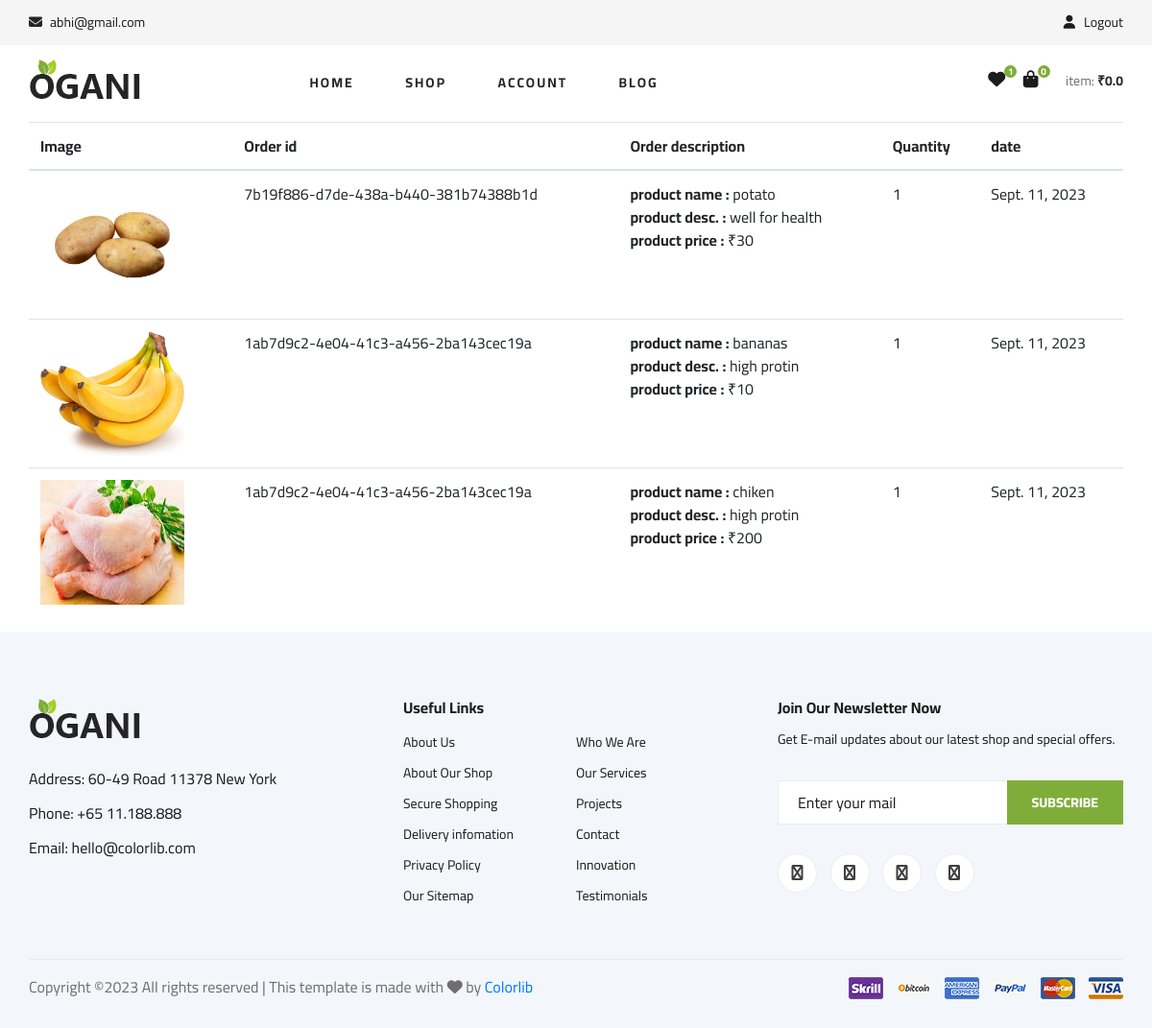
/order-history (signed in), run on the app's committed database.
### myapp/models.py (models this page shows, shortened)
class BaseModel(models.Model):
    uid=models.UUIDField(default=uuid.uuid4,unique=True,editable=False)
    created_at=models.DateField(auto_now_add=True)
    updated_at=models.DateField(auto_now=True)
    class Meta:
        abstract=True

class OrderItem(BaseModel):
    order=models.ForeignKey(Order,on_delete=models.CASCADE,related_name='order_items')
    products=models.ForeignKey(Products,models.CASCADE,related_name='products_name')
    quantity=models.IntegerField(default=1)

class Products(BaseModel):
    category=models.ForeignKey(Category,on_delete=models.CASCADE,related_name='products_category')
    product_name=models.CharField(max_length=100)
    product_title=models.CharField(max_length=100)
    product_slug=models.SlugField(unique=True,verbose_name='auto_slug_generated',blank=True)
    product_desc=models.CharField(max_length=200)
    product_price=models.IntegerField(default=0)
    product_qy=models.IntegerField(default=1)
    product_img=models.ImageField(upload_to='products')

class Order(BaseModel):
    user=models.ForeignKey(User,on_delete=models.CASCADE,related_name='cart_order',null=True)
    total_price=models.IntegerField(default=0)
    address=models.ForeignKey(Address,on_delete=models.SET_NULL,related_name='address_order',null=True)
    is_paid=models.BooleanField(default=False)
    order_date=models.DateField(auto_now_add=True)
    payment_id=models.CharField(max_length=100)

### myapp/views.py (the view)
# urls.py: path('order-history',orderhistoty,name='orderhistoty')
def orderhistoty(request):
    order_obj=Order.objects.filter(user=request.user)
    order_item_objs=OrderItem.objects.filter(order__in=order_obj)
    contex={
        'order_item_objs':order_item_objs
    }
    return render(request,'orderhistory.html',contex)

### myapp/models.py (called while the page is built)
    def total_cart(self):
        cart=Cart.objects.get(user=self.user)
        cart_item=CartItem.objects.filter(cart=cart)
        total_price=0
        for i in cart_item:
            total_price=total_price+i.product.product_price
            total_price=total_price*i.quantity
        return total_price

### myapp/templates/orderhistory.html
{% extends 'base.html' %}
{% block content %}
<div class="container">
    {% if order_item_objs %}
    <table class="table">
        <thead>
          <tr>
            <th scope="col">Image</th>
            <th scope="col">Order id</th>
            <th scope="col">Order description</th>
            <th scope="col">Quantity</th>
            <th scope="col">date</th>
          </tr>
        </thead>
        <tbody>
            {% for order_item_obj in order_item_objs %}
          <tr>
            <th><img src="{{order_item_obj.products.product_img.url}}" width="150px" height="130px"></th>
            <td>{{order_item_obj.order.uid}}</td>
            <td><b>product name :</b> {{order_item_obj.products.product_name}}
              <br><b>product desc. :</b> {{order_item_obj.products.product_desc}}<br>
              <b>product price :</b> ₹{{order_item_obj.products.product_price}}
            </td>
            <td>{{order_item_obj.quantity}}</td>
            <td>{{order_item_obj.order.order_date}}</td>
          </tr>
          {% endfor %}
        </tbody>
      </table>
      {% else %}
      <h2>NO records found, order any product to continue</h2>
      {% endif %}
</div>
{% endblock %}

### myapp/templates/base.html (shortened to what this page needs)
{% load static %}
<!DOCTYPE html>
<html lang="zxx">
<head>
    <link rel="stylesheet" href="{% static 'hi/css/bootstrap.min.css' %}" type="text/css">
    <link rel="stylesheet" href="{% static 'hi/css/font-awesome.min.css' %}" type="text/css">
    <link rel="stylesheet" href="{% static 'hi/css/elegant-icons.css' %}" type="text/css">
    <link rel="stylesheet" href="{% static 'hi/css/nice-select.css' %}" type="text/css">
    <link rel="stylesheet" href="{% static 'hi/css/jquery-ui.min.css' %}" type="text/css">
    <link rel="stylesheet" href="{% static 'hi/css/owl.carousel.min.css' %}" type="text/css">
    <link rel="stylesheet" href="{% static 'hi/css/slicknav.min.css' %}" type="text/css">
    <link rel="stylesheet" href="{% static 'hi/css/style.css' %}" type="text/css">
    <link rel="stylesheet" href="https://cdnjs.cloudflare.com/ajax/libs/font-awesome/6.4.2/css/all.min.css">
</head>
<body>
    <header class="header">
        <div class="header__top">
            <div class="container">
                <div class="row">
                    <div class="col-lg-6 col-md-6">
                        <div class="header__top__left">
                            {% if user.is_authenticated %}
                            <ul>
                                <li><i class="fa fa-envelope"></i> {{request.user.email}}</li>
                            </ul>
                            {% else %}
                            <ul>
                                <li><i class="fa fa-envelope"></i>guest@gmail.com</li>
                            </ul>
                            {% endif %}
                        </div>
                    </div>
                    <div class="col-lg-6 col-md-6">
                        <div class="header__top__right">
                           {% if not user.is_authenticated %}
                            <div class="header__top__right__auth">
                                <a href="{% url 'login' %}"><i class="fa fa-user"></i> Login</a>
                            </div>
                            <div class="header__top__right__auth" style="padding-left: 5px;">
                                <a href="{% url 'register' %}"><i class="fa fa-user"></i> Register</a>
                            </div>
                            {% else %}
                            <div class="header__top__right__auth">
                                <a href="{% url 'logout' %}"><i class="fa fa-user"></i> Logout</a>
                            </div>
                            {% endif %}
                        </div>
                    </div>
                </div>
            </div>
        </div>
        <div class="container">
            <div class="row">
                <div class="col-lg-3">
                    <div class="header__logo">
                        <a href="./index.html"><img src="{% static 'img/logo.png' %}" alt=""></a>
                    </div>
                </div>
                <div class="col-lg-6">
                    <nav class="header__menu">
                        {% with request.resolver_match.url_name as url_name %}
                        <ul>
                            <li class="{% if url_name == 'home' %}active{% endif %}"><a href="{% url 'home' %}">Home</a></li>
                            <li class="{% if url_name == 'shopping' %}active{% endif %}"><a href="{% url 'shopping' %}">Shop</a></li>
                            <li><a href="#">Account</a>
                            </li>
                            <li><a href="#">Blog</a></li>
                        </ul>
                        {% endwith %}
                    </nav>
                </div>
                <div class="col-lg-3">
                    <div class="header__cart">
                        <ul>
                            <li><a href="#"><i class="fa fa-heart"></i> <span>1</span></a></li>
                            <li><a href="{% url 'cart' %}"><i class="fa fa-shopping-bag"></i> <span>{% if request.user.cart_name.cart_item_name.count > 0 %}{{request.user.cart_name.cart_item_name.count}}{% else %}0{% endif %}</span></a></li>
                        </ul>
                        <div class="header__cart__price">item: <span>₹{% if request.user.cart_name.total_cart > 0 %}{{request.user.cart_name.total_cart}}{% else %}0.0{% endif %}</span></div>
                    </div>
                </div>
            </div>
        </div>
    </header>
    {% block content %}
    {% endblock %}
    <footer class="footer spad">
        <div class="container">
            <div class="row">
                <div class="col-lg-3 col-md-6 col-sm-6">
                    <div class="footer__about">
                        <div class="footer__about__logo">
                            <a href="./index.html"><img src="img/logo.png" alt=""></a>
                        </div>
                        <ul>
                            <li>Address: 60-49 Road 11378 New York</li>
                            <li>Phone: +65 11.188.888</li>
                            <li>Email: hello@colorlib.com</li>
                        </ul>
                    </div>
                </div>
                <div class="col-lg-4 col-md-6 col-sm-6 offset-lg-1">
                    <div class="footer__widget">
                        <h6>Useful Links</h6>
                        <ul>
                            <li><a href="#">About Us</a></li>
                            <li><a href="#">About Our Shop</a></li>
                            <li><a href="#">Secure Shopping</a></li>
                            <li><a href="#">Delivery infomation</a></li>
                            <li><a href="#">Privacy Policy</a></li>
                            <li><a href="#">Our Sitemap</a></li>
                        </ul>
                        <ul>
                            <li><a href="#">Who We Are</a></li>
                            <li><a href="#">Our Services</a></li>
                            <li><a href="#">Projects</a></li>
                            <li><a href="#">Contact</a></li>
                            <li><a href="#">Innovation</a></li>
                            <li><a href="#">Testimonials</a></li>
                        </ul>
                    </div>
                </div>
                <div class="col-lg-4 col-md-12">
                    <div class="footer__widget">
                        <h6>Join Our Newsletter Now</h6>
                        <p>Get E-mail updates about our latest shop and special offers.</p>
                        <form action="#">
                            <input type="text" placeholder="Enter your mail">
                            <button type="submit" class="site-btn">Subscribe</button>
                        </form>
                        <div class="footer__widget__social">
                            <a href="#"><i class="fa fa-facebook"></i></a>
                            <a href="#"><i class="fa fa-instagram"></i></a>
                            <a href="#"><i class="fa fa-twitter"></i></a>
                            <a href="#"><i class="fa fa-pinterest"></i></a>
                        </div>
                    </div>
                </div>
            </div>
            <div class="row">
                <div class="col-lg-12">
                    <div class="footer__copyright">
                        <div class="footer__copyright__text"><p>
  Copyright &copy;<script>document.write(new Date().getFullYear());</script> All rights reserved | This template is made with <i class="fa fa-heart" aria-hidden="true"></i> by <a href="https://colorlib.com" target="_blank">Colorlib</a>
  </p></div>
                        <div class="footer__copyright__payment"><img src="img/payment-item.png" alt=""></div>
                    </div>
                </div>
            </div>
        </div>
    </footer>
</body>
</html>

### data on the page
OrderItem: products.product_img (picture), order.uid "7b19f886-d7de-438a-b440-381b74388b1d", products.product_name "potato", products.product_desc "well for health", products.product_price "30", quantity "1", order.order_date "Sept. 11, 2023"
OrderItem: products.product_img (picture), order.uid "1ab7d9c2-4e04-41c3-a456-2ba143cec19a", products.product_name "bananas", products.product_desc "high protin", products.product_price "10", quantity "1", order.order_date "Sept. 11, 2023"
OrderItem: products.product_img (picture), order.uid "1ab7d9c2-4e04-41c3-a456-2ba143cec19a", products.product_name "chiken", products.product_desc "high protin", products.product_price "200", quantity "1", order.order_date "Sept. 11, 2023"

### other printed values
{{ request.user.email }} "abhi@gmail.com"
